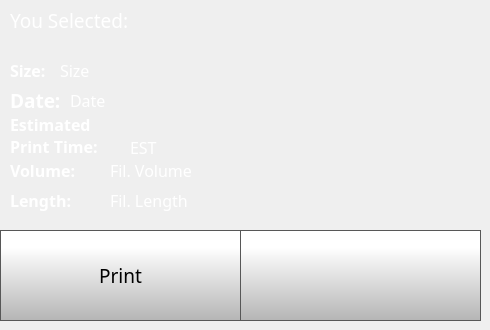
    <widget class="QWidget" name="printSelectedLocalPage">
     <widget class="QLabel" name="fileSelected">
      <property name="geometry">
       <rect>
        <x>10</x>
        <y>0</y>
        <width>461</width>
        <height>41</height>
       </rect>
      </property>
      <property name="font">
       <font>
        <family>Gotham</family>
        <pointsize>14</pointsize>
        <weight>50</weight>
        <bold>false</bold>
        <underline>false</underline>
        <strikeout>false</strikeout>
       </font>
      </property>
      <property name="contextMenuPolicy">
       <enum>Qt::NoContextMenu</enum>
      </property>
      <property name="styleSheet">
       <string notr="true">color:  white;
background-color: rgba(255, 255, 255, 0);</string>
      </property>
      <property name="text">
       <string>You Selected: </string>
      </property>
      <property name="scaledContents">
       <bool>true</bool>
      </property>
      <property name="wordWrap">
       <bool>true</bool>
      </property>
     </widget>
     <widget class="QPushButton" name="fileSelectedBackButton">
      <property name="geometry">
       <rect>
        <x>240</x>
        <y>230</y>
        <width>241</width>
        <height>91</height>
       </rect>
      </property>
      <property name="minimumSize">
       <size>
        <width>0</width>
        <height>0</height>
       </size>
      </property>
      <property name="font">
       <font>
        <family>Gotham Light</family>
        <pointsize>9</pointsize>
       </font>
      </property>
      <property name="contextMenuPolicy">
       <enum>Qt::NoContextMenu</enum>
      </property>
      <property name="styleSheet">
       <string notr="true">QPushButton {
    border: 1px solid rgb(87, 87, 87);

	background-color: qlineargradient(spread:pad, x1:0, y1:1, x2:0, y2:0.188, stop:0 rgba(180, 180, 180, 255), stop:1 rgba(255, 255, 255, 255));
}

QPushButton:pressed {
    background-color: qlineargradient(x1: 0, y1: 0, x2: 0, y2: 1,
                                      stop: 0 #dadbde, stop: 1 #f6f7fa);
}

QPushButton:flat {
    border: none; /* no border for a flat push button */
}

QPushButton:default {
    border-color: navy; /* make the default button prominent */
}</string>
      </property>
      <property name="text">
       <string/>
      </property>
      <property name="icon">
       <iconset>
        <normaloff>templates/img/arrows-4.png</normaloff>templates/img/arrows-4.png</iconset>
      </property>
      <property name="iconSize">
       <size>
        <width>50</width>
        <height>50</height>
       </size>
      </property>
      <property name="checkable">
       <bool>false</bool>
      </property>
      <property name="autoDefault">
       <bool>false</bool>
      </property>
      <property name="default">
       <bool>false</bool>
      </property>
      <property name="flat">
       <bool>false</bool>
      </property>
     </widget>
     <widget class="QToolButton" name="fileSelectedPrintButton">
      <property name="geometry">
       <rect>
        <x>0</x>
        <y>230</y>
        <width>241</width>
        <height>91</height>
       </rect>
      </property>
      <property name="minimumSize">
       <size>
        <width>0</width>
        <height>0</height>
       </size>
      </property>
      <property name="font">
       <font>
        <family>Gotham</family>
        <pointsize>14</pointsize>
       </font>
      </property>
      <property name="contextMenuPolicy">
       <enum>Qt::NoContextMenu</enum>
      </property>
      <property name="styleSheet">
       <string notr="true">QToolButton {
    border: 1px solid rgb(87, 87, 87);
	background-color: qlineargradient(spread:pad, x1:0, y1:1, x2:0, y2:0.188, stop:0 rgba(180, 180, 180, 255), stop:1 rgba(255, 255, 255, 255));
}

QToolButton:pressed {
    background-color: qlineargradient(x1: 0, y1: 0, x2: 0, y2: 1,
                                      stop: 0 #dadbde, stop: 1 #f6f7fa);
}

QToolButton:flat {
    border: none; /* no border for a flat push button */
}

QToolButton:default {
    border-color: navy; /* make the default button prominent */
}</string>
      </property>
      <property name="text">
       <string>Print</string>
      </property>
      <property name="icon">
       <iconset>
        <normaloff>templates/img/printer.png</normaloff>templates/img/printer.png</iconset>
      </property>
      <property name="iconSize">
       <size>
        <width>40</width>
        <height>40</height>
       </size>
      </property>
      <property name="checkable">
       <bool>false</bool>
      </property>
      <property name="toolButtonStyle">
       <enum>Qt::ToolButtonTextUnderIcon</enum>
      </property>
     </widget>
     <widget class="QLabel" name="fileSizeSelected">
      <property name="geometry">
       <rect>
        <x>60</x>
        <y>60</y>
        <width>161</width>
        <height>21</height>
       </rect>
      </property>
      <property name="font">
       <font>
        <family>Gotham Medium</family>
        <pointsize>12</pointsize>
        <weight>50</weight>
        <bold>false</bold>
       </font>
      </property>
      <property name="contextMenuPolicy">
       <enum>Qt::NoContextMenu</enum>
      </property>
      <property name="styleSheet">
       <string notr="true">color: rgb(255, 255, 255);
background-color: rgba(255, 255, 255, 0);</string>
      </property>
      <property name="text">
       <string>Size</string>
      </property>
      <property name="scaledContents">
       <bool>true</bool>
      </property>
     </widget>
     <widget class="QLabel" name="fileDateSelected">
      <property name="geometry">
       <rect>
        <x>70</x>
        <y>90</y>
        <width>201</width>
        <height>21</height>
       </rect>
      </property>
      <property name="font">
       <font>
        <family>Gotham Medium</family>
        <pointsize>12</pointsize>
        <weight>50</weight>
        <bold>false</bold>
       </font>
      </property>
      <property name="contextMenuPolicy">
       <enum>Qt::NoContextMenu</enum>
      </property>
      <property name="styleSheet">
       <string notr="true">color: rgb(255, 255, 255);
background-color: rgba(255, 255, 255, 0);</string>
      </property>
      <property name="text">
       <string>Date</string>
      </property>
      <property name="scaledContents">
       <bool>true</bool>
      </property>
     </widget>
     <widget class="QLabel" name="filePrintTimeSelected">
      <property name="geometry">
       <rect>
        <x>130</x>
        <y>137</y>
        <width>141</width>
        <height>21</height>
       </rect>
      </property>
      <property name="font">
       <font>
        <family>Gotham Medium</family>
        <pointsize>12</pointsize>
        <weight>50</weight>
        <bold>false</bold>
       </font>
      </property>
      <property name="contextMenuPolicy">
       <enum>Qt::NoContextMenu</enum>
      </property>
      <property name="styleSheet">
       <string notr="true">color: rgb(255, 255, 255);
background-color: rgba(255, 255, 255, 0);</string>
      </property>
      <property name="text">
       <string>EST</string>
      </property>
      <property name="scaledContents">
       <bool>true</bool>
      </property>
     </widget>
     <widget class="QLabel" name="filamentVolumeSelected">
      <property name="geometry">
       <rect>
        <x>110</x>
        <y>160</y>
        <width>161</width>
        <height>21</height>
       </rect>
      </property>
      <property name="font">
       <font>
        <family>Gotham Medium</family>
        <pointsize>12</pointsize>
        <weight>50</weight>
        <bold>false</bold>
       </font>
      </property>
      <property name="contextMenuPolicy">
       <enum>Qt::NoContextMenu</enum>
      </property>
      <property name="styleSheet">
       <string notr="true">color: rgb(255, 255, 255);
background-color: rgba(255, 255, 255, 0);</string>
      </property>
      <property name="text">
       <string>Fil. Volume</string>
      </property>
      <property name="scaledContents">
       <bool>true</bool>
      </property>
     </widget>
     <widget class="QLabel" name="fileSizeSelectedLabel">
      <property name="geometry">
       <rect>
        <x>10</x>
        <y>60</y>
        <width>51</width>
        <height>21</height>
       </rect>
      </property>
      <property name="font">
       <font>
        <family>Gotham Light</family>
        <pointsize>12</pointsize>
        <weight>75</weight>
        <bold>true</bold>
       </font>
      </property>
      <property name="contextMenuPolicy">
       <enum>Qt::NoContextMenu</enum>
      </property>
      <property name="styleSheet">
       <string notr="true">color: rgb(255, 255, 255);</string>
      </property>
      <property name="text">
       <string>Size:</string>
      </property>
     </widget>
     <widget class="QLabel" name="fileDateSelectedLabel">
      <property name="geometry">
       <rect>
        <x>10</x>
        <y>90</y>
        <width>61</width>
        <height>21</height>
       </rect>
      </property>
      <property name="font">
       <font>
        <family>Gotham Light</family>
        <pointsize>14</pointsize>
        <weight>75</weight>
        <bold>true</bold>
       </font>
      </property>
      <property name="contextMenuPolicy">
       <enum>Qt::NoContextMenu</enum>
      </property>
      <property name="styleSheet">
       <string notr="true">color: rgb(255, 255, 255);</string>
      </property>
      <property name="text">
       <string>Date:</string>
      </property>
     </widget>
     <widget class="QLabel" name="filePrintTimeSelectedLabel">
      <property name="geometry">
       <rect>
        <x>10</x>
        <y>110</y>
        <width>121</width>
        <height>51</height>
       </rect>
      </property>
      <property name="font">
       <font>
        <family>Gotham Light</family>
        <pointsize>12</pointsize>
        <weight>75</weight>
        <bold>true</bold>
       </font>
      </property>
      <property name="contextMenuPolicy">
       <enum>Qt::NoContextMenu</enum>
      </property>
      <property name="styleSheet">
       <string notr="true">color: rgb(255, 255, 255);
background-color: rgba(255, 255, 255, 0);</string>
      </property>
      <property name="text">
       <string>Estimated Print Time:</string>
      </property>
      <property name="wordWrap">
       <bool>true</bool>
      </property>
     </widget>
     <widget class="QLabel" name="filamentVolumeSelectedLabel">
      <property name="geometry">
       <rect>
        <x>10</x>
        <y>160</y>
        <width>91</width>
        <height>21</height>
       </rect>
      </property>
      <property name="font">
       <font>
        <family>Gotham Light</family>
        <pointsize>12</pointsize>
        <weight>75</weight>
        <bold>true</bold>
       </font>
      </property>
      <property name="contextMenuPolicy">
       <enum>Qt::NoContextMenu</enum>
      </property>
      <property name="styleSheet">
       <string notr="true">color: rgb(255, 255, 255);
background-color: rgba(255, 255, 255, 0);</string>
      </property>
      <property name="text">
       <string>Volume:</string>
      </property>
     </widget>
     <widget class="QLabel" name="filamentLengthFileSelected">
      <property name="geometry">
       <rect>
        <x>110</x>
        <y>190</y>
        <width>161</width>
        <height>21</height>
       </rect>
      </property>
      <property name="font">
       <font>
        <family>Gotham Medium</family>
        <pointsize>12</pointsize>
        <weight>50</weight>
        <bold>false</bold>
       </font>
      </property>
      <property name="contextMenuPolicy">
       <enum>Qt::NoContextMenu</enum>
      </property>
      <property name="styleSheet">
       <string notr="true">color: rgb(255, 255, 255);
background-color: rgba(255, 255, 255, 0);</string>
      </property>
      <property name="text">
       <string>Fil. Length</string>
      </property>
      <property name="scaledContents">
       <bool>true</bool>
      </property>
     </widget>
     <widget class="QLabel" name="filamentLengthSelectedLabel">
      <property name="geometry">
       <rect>
        <x>10</x>
        <y>190</y>
        <width>91</width>
        <height>21</height>
       </rect>
      </property>
      <property name="font">
       <font>
        <family>Gotham Light</family>
        <pointsize>12</pointsize>
        <weight>75</weight>
        <bold>true</bold>
       </font>
      </property>
      <property name="contextMenuPolicy">
       <enum>Qt::NoContextMenu</enum>
      </property>
      <property name="styleSheet">
       <string notr="true">color: rgb(255, 255, 255);
background-color: rgba(255, 255, 255, 0);</string>
      </property>
      <property name="text">
       <string>Length:</string>
      </property>
     </widget>
     <widget class="QLabel" name="printPreviewSelected">
      <property name="geometry">
       <rect>
        <x>260</x>
        <y>20</y>
        <width>210</width>
        <height>210</height>
       </rect>
      </property>
      <property name="contextMenuPolicy">
       <enum>Qt::NoContextMenu</enum>
      </property>
      <property name="styleSheet">
       <string notr="true">background-color: rgba(255, 255, 255, 0);</string>
      </property>
      <property name="text">
       <string/>
      </property>
      <property name="pixmap">
       <pixmap>templates/img/thumbnail.png</pixmap>
      </property>
      <property name="scaledContents">
       <bool>true</bool>
      </property>
     </widget>
     <zorder>printPreviewSelected</zorder>
     <zorder>fileSelected</zorder>
     <zorder>fileSelectedBackButton</zorder>
     <zorder>fileSelectedPrintButton</zorder>
     <zorder>fileSizeSelected</zorder>
     <zorder>fileDateSelected</zorder>
     <zorder>filePrintTimeSelected</zorder>
     <zorder>filamentVolumeSelected</zorder>
     <zorder>fileSizeSelectedLabel</zorder>
     <zorder>fileDateSelectedLabel</zorder>
     <zorder>filePrintTimeSelectedLabel</zorder>
     <zorder>filamentVolumeSelectedLabel</zorder>
     <zorder>filamentLengthFileSelected</zorder>
     <zorder>filamentLengthSelectedLabel</zorder>
    </widget>
